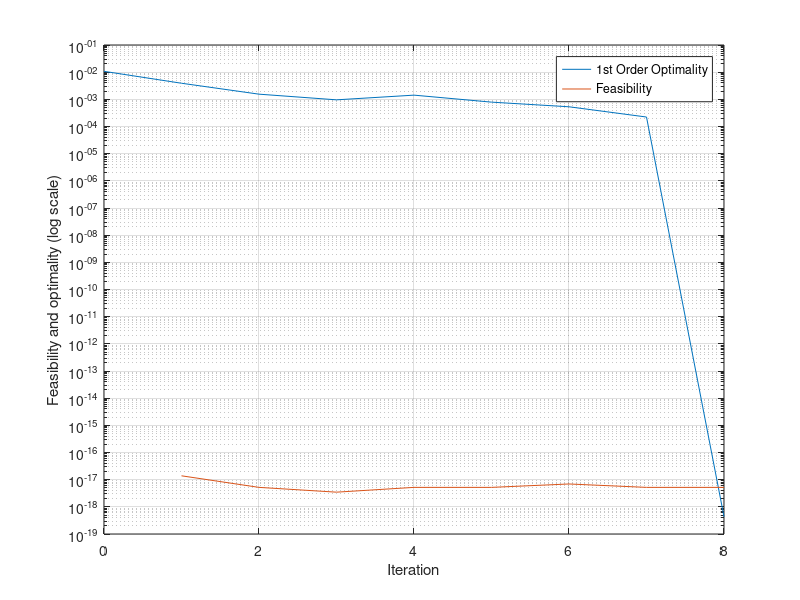

Source code (MATLAB):
% Feasibility and optimality plot

%Feas = [1.403e-04; 0.000e+00; 5.204e-18; 3.469e-18; 5.204e-18;
%    5.204e-18; 6.939e-18; 5.204e-18; 5.204e-18];
Feas = [0.000e+00; 1.388e-17; 5.204e-18; 3.469e-18; 5.204e-18;
     5.204e-18; 6.939e-18; 5.204e-18; 5.204e-18];
Optimality = [1.074e-02; 3.913e-03; 1.550e-03; 9.588e-04; 1.427e-03;
    7.888e-04; 5.322e-04; 2.232e-04; 4.337e-19];
Iter = transpose(0:1:8);

semilogy(Iter, Optimality) % plotting Optimality on log scal and iter on linear
hold on
semilogy(Iter,Feas)
hold off

xlabel('Iteration')
ylabel('Feasibility and optimality (log scale)')
legend('1st Order Optimality', 'Feasibility')
grid on
saveas(gcf, 'feasibility_and_optimality.png')